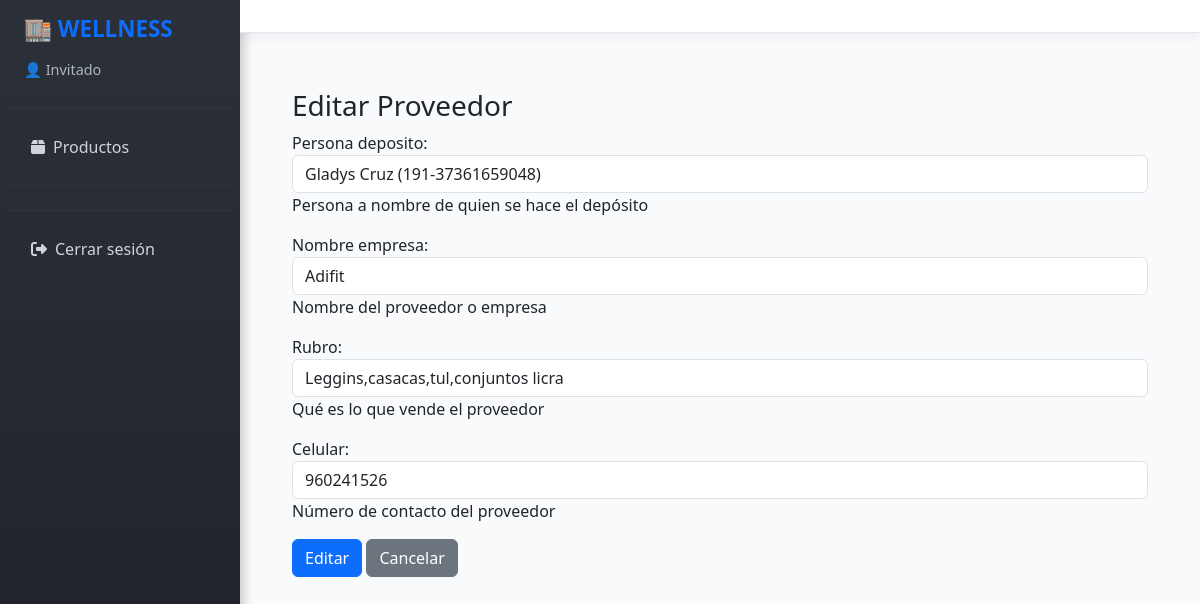
Screenshot of /inventory/proveedores/editar/2/ with the database file from the repository.
### inventory/models.py (models this page shows, shortened)
class Proveedor(models.Model):
    persona_deposito = models.CharField(max_length=100, help_text="Persona a nombre de quien se hace el depósito")
    nombre_empresa = models.CharField(max_length=150, help_text="Nombre del proveedor o empresa")
    rubro = models.CharField(max_length=150, help_text="Qué es lo que vende el proveedor")
    celular = models.CharField(max_length=15, help_text="Número de contacto del proveedor")
    fecha_registro = models.DateTimeField(auto_now_add=True)

### inventory/views.py (the view)
# urls.py: path('proveedores/editar/<int:pk>/', views.editar_proveedor, name='editar_proveedor'),
def editar_proveedor(request, pk):
    proveedor = get_object_or_404(Proveedor, pk=pk)
    if request.method == 'POST':
        form = ProveedorForm(request.POST, instance=proveedor)
        if form.is_valid():
            form.save()
            return redirect('listar_proveedores')
    else:
        form = ProveedorForm(instance=proveedor)
    return render(request, 'proveedores/form.html', {'form': form, 'accion': 'Editar'})

### inventory/forms.py
class ProveedorForm(forms.ModelForm):
    class Meta:
        model = Proveedor
        fields = ['persona_deposito', 'nombre_empresa', 'rubro', 'celular']
        widgets = {
            'persona_deposito': forms.TextInput(attrs={'class': 'form-control'}),
            'nombre_empresa': forms.TextInput(attrs={'class': 'form-control'}),
            'rubro': forms.TextInput(attrs={'class': 'form-control'}),
            'celular': forms.TextInput(attrs={'class': 'form-control'}),
        }

### inventory/templates/proveedores/form.html (shortened to what this page needs)
{% extends "base.html" %}
{% block content %}
<div class="container mt-4">
  <h3>{{ accion }} Proveedor</h3>
  <form method="post">
    {{ form.as_p }}
    <button type="submit" class="btn btn-primary">{{ accion }}</button>
    <a href="{% url 'listar_proveedores' %}" class="btn btn-secondary">Cancelar</a>
  </form>
</div>
{% endblock %}

### inventory/templates/base.html (style rules this page uses)
body { min-height: 100vh; display: flex; flex-direction: row; margin: 0; font-family: 'Segoe UI', Tahoma, Geneva, Verdana, sans-serif; background-color: #f8fafc; overflow-x: hidden; }

### rows the page displays
Proveedor: persona_deposito "Gladys Cruz (191-37361659048)", nombre_empresa "Adifit", rubro "Leggins,casacas,tul,conjuntos licra", celular "960241526"

### other values shown
{{ accion }} "Editar"
